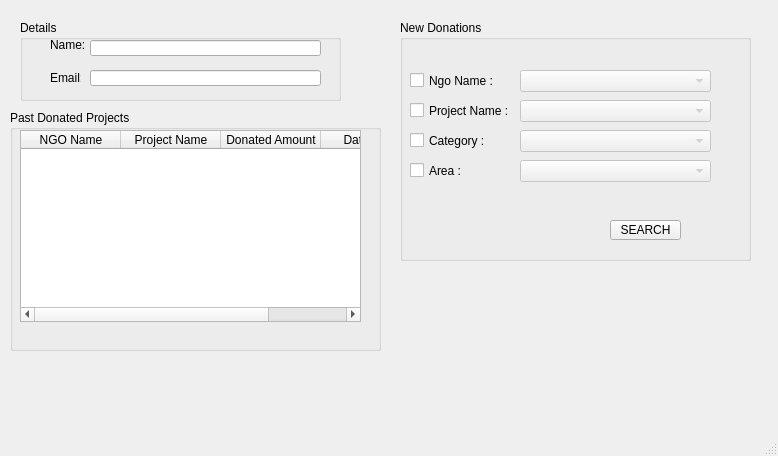
<?xml version="1.0" encoding="UTF-8"?>
<ui version="4.0">
 <class>MainWindow</class>
 <widget class="QMainWindow" name="MainWindow">
  <property name="geometry">
   <rect>
    <x>0</x>
    <y>0</y>
    <width>778</width>
    <height>456</height>
   </rect>
  </property>
  <property name="windowTitle">
   <string>MainWindow</string>
  </property>
  <widget class="QWidget" name="centralwidget">
   <widget class="QGroupBox" name="groupBox">
    <property name="geometry">
     <rect>
      <x>20</x>
      <y>20</y>
      <width>321</width>
      <height>81</height>
     </rect>
    </property>
    <property name="title">
     <string>Details</string>
    </property>
    <widget class="QLabel" name="label">
     <property name="geometry">
      <rect>
       <x>30</x>
       <y>20</y>
       <width>35</width>
       <height>10</height>
      </rect>
     </property>
     <property name="text">
      <string>Name:</string>
     </property>
    </widget>
    <widget class="QLineEdit" name="userName">
     <property name="geometry">
      <rect>
       <x>70</x>
       <y>20</y>
       <width>231</width>
       <height>16</height>
      </rect>
     </property>
    </widget>
    <widget class="QLabel" name="label_2">
     <property name="geometry">
      <rect>
       <x>30</x>
       <y>50</y>
       <width>31</width>
       <height>16</height>
      </rect>
     </property>
     <property name="text">
      <string>Email:</string>
     </property>
    </widget>
    <widget class="QLineEdit" name="userEmail">
     <property name="geometry">
      <rect>
       <x>70</x>
       <y>50</y>
       <width>231</width>
       <height>16</height>
      </rect>
     </property>
    </widget>
   </widget>
   <widget class="QGroupBox" name="groupBox_3">
    <property name="geometry">
     <rect>
      <x>400</x>
      <y>20</y>
      <width>351</width>
      <height>241</height>
     </rect>
    </property>
    <property name="title">
     <string>New Donations </string>
    </property>
    <widget class="QCheckBox" name="checkBox">
     <property name="geometry">
      <rect>
       <x>10</x>
       <y>50</y>
       <width>111</width>
       <height>21</height>
      </rect>
     </property>
     <property name="text">
      <string>Ngo Name : </string>
     </property>
    </widget>
    <widget class="QCheckBox" name="checkBox_2">
     <property name="geometry">
      <rect>
       <x>10</x>
       <y>80</y>
       <width>101</width>
       <height>21</height>
      </rect>
     </property>
     <property name="text">
      <string>Project Name :</string>
     </property>
    </widget>
    <widget class="QCheckBox" name="checkBox_3">
     <property name="geometry">
      <rect>
       <x>10</x>
       <y>110</y>
       <width>91</width>
       <height>21</height>
      </rect>
     </property>
     <property name="text">
      <string>Category : </string>
     </property>
    </widget>
    <widget class="QCheckBox" name="checkBox_4">
     <property name="geometry">
      <rect>
       <x>10</x>
       <y>140</y>
       <width>53</width>
       <height>21</height>
      </rect>
     </property>
     <property name="text">
      <string>Area : </string>
     </property>
    </widget>
    <widget class="QPushButton" name="SearchButton">
     <property name="geometry">
      <rect>
       <x>210</x>
       <y>200</y>
       <width>71</width>
       <height>20</height>
      </rect>
     </property>
     <property name="text">
      <string>SEARCH</string>
     </property>
    </widget>
    <widget class="QComboBox" name="comboBox_2">
     <property name="enabled">
      <bool>false</bool>
     </property>
     <property name="geometry">
      <rect>
       <x>120</x>
       <y>50</y>
       <width>191</width>
       <height>22</height>
      </rect>
     </property>
    </widget>
    <widget class="QComboBox" name="comboBox_3">
     <property name="enabled">
      <bool>false</bool>
     </property>
     <property name="geometry">
      <rect>
       <x>120</x>
       <y>80</y>
       <width>191</width>
       <height>22</height>
      </rect>
     </property>
    </widget>
    <widget class="QComboBox" name="comboBox_4">
     <property name="enabled">
      <bool>false</bool>
     </property>
     <property name="geometry">
      <rect>
       <x>120</x>
       <y>110</y>
       <width>191</width>
       <height>22</height>
      </rect>
     </property>
    </widget>
    <widget class="QComboBox" name="comboBox_5">
     <property name="enabled">
      <bool>false</bool>
     </property>
     <property name="geometry">
      <rect>
       <x>120</x>
       <y>140</y>
       <width>191</width>
       <height>22</height>
      </rect>
     </property>
    </widget>
   </widget>
   <widget class="QGroupBox" name="groupBox_2">
    <property name="geometry">
     <rect>
      <x>10</x>
      <y>110</y>
      <width>371</width>
      <height>241</height>
     </rect>
    </property>
    <property name="title">
     <string>Past Donated Projects</string>
    </property>
    <widget class="QTableWidget" name="tableWidget">
     <property name="geometry">
      <rect>
       <x>10</x>
       <y>20</y>
       <width>341</width>
       <height>192</height>
      </rect>
     </property>
     <column>
      <property name="text">
       <string>NGO Name</string>
      </property>
     </column>
     <column>
      <property name="text">
       <string>Project Name</string>
      </property>
     </column>
     <column>
      <property name="text">
       <string>Donated Amount</string>
      </property>
     </column>
     <column>
      <property name="text">
       <string>Date/Time</string>
      </property>
     </column>
    </widget>
   </widget>
  </widget>
  <widget class="QMenuBar" name="menubar">
   <property name="geometry">
    <rect>
     <x>0</x>
     <y>0</y>
     <width>778</width>
     <height>18</height>
    </rect>
   </property>
  </widget>
  <widget class="QStatusBar" name="statusbar"/>
 </widget>
 <resources/>
 <connections/>
</ui>
